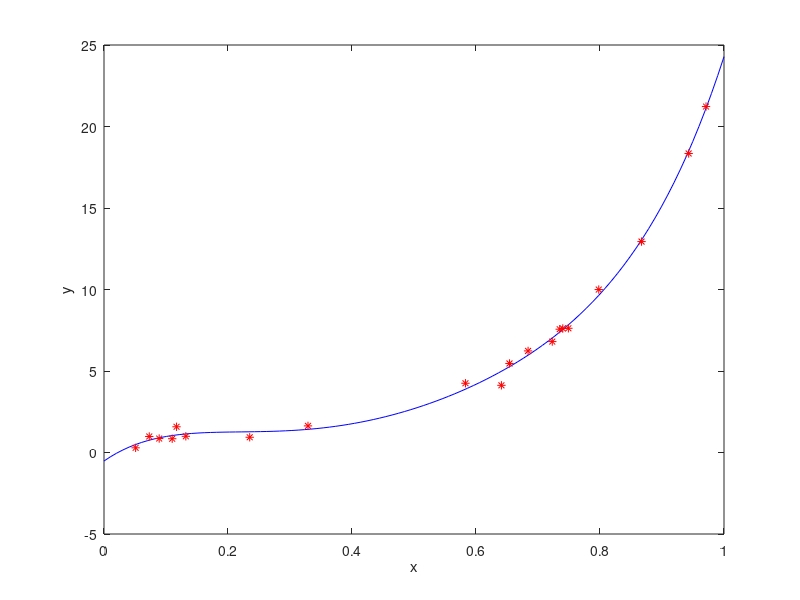

The MATLAB source for this figure:
data=load('input1.txt');
n=input('Enter Degree of Polynomial:');
order=size(data);
N=order(1);
A=zeros(n+1,n+2);

for i=1:n+1
 for j=1:n+1;
     sum=0;
     for k=1:N
         sum=sum+data(k,1)^(i+j-2);
     end
     A(i,j)=sum;
 end
end

for i=1:n+1;
    sum=0;
    for j=1:N
        sum=sum+data(j,2)*data(j,1)^(i-1);
    end
    A(i,n+2)= sum;
end


%% Gauss Elimination(with pivoting and scaling)

% Scaling
C=A;
for i=1:n+1
    maxr=max(C(i,:));
    C(i,:)=C(i,:)./maxr;  % making scaled matrix
end

% pivoting
for i = 1:n
    [maxc , m]= max(C(i:n+1,i)); % Pivoting according to scaled matrix
    m=m+i-1;
    A([i m],:)=A([m i],:);  
end


% forward substitution
for i = 1:n
   for j = i+1:n+1
       l(j,i) = A(j,i)/A(i,i);
       for k = i:n+2
           A(j,k) = A(j,k)-l(j,i)*A(i,k);
       end
   end
end

% backward elimination
x(n+1)=A(n+1,n+2)/A(n+1,n+1);

for i=1:n
    sum=0;
    for j=1:i
        sum=sum+A(n+1-i,n+2-j)*x(n+2-j);
    end
    x(n+1-i)=(A(n+1-i,n+2)-sum)/A(n+1-i,n+1-i);
end

Yavg=mean(data(:,2));
arr0=( (data(:,2)-Yavg).^2 );

s0=0;
for i=1:N
    s0=s0+arr0(i);
end 



for i=1:N
    sum=0;
    for j=1:n+1
        sum=sum+x(j)*data(i,1)^(j-1);
    end
    y(i,1)= sum;
end


arr1= ((data(:,2)-y(:,1)).^2);

s1=0;
for i=1:N
    s1=s1+arr1(i);
end

Rsqr=1-(s1/s0);



% plotting
range=linspace(0,1);
y=zeros(size(range));

for i=1:n+1
    y=y+x(i)*range.^(i-1);
end

plot(range,y,'b-');
hold on;
plot(data(:,1),data(:,2),'*r');xlabel('x');ylabel('y');

% printing output
   f = fopen('output.txt','wt');
   if n==1
       fprintf(f,'Linear : Coefficients   ');
       for j = 1:n+1
        fprintf(f,'%f   ',x(j));
       end
       fprintf(f,'\n:R-sq = %f',Rsqr);
   
   elseif n==2
       fprintf(f,'Quadratic : Coefficients   ');
       for j = 1:n+1
        fprintf(f,'%f   ',x(j));
       end
       fprintf(f,'\n:R-sq = %f',Rsqr);
       
   elseif n==3
       fprintf(f,'Cubic : Coefficients   ');
       for j = 1:n+1
        fprintf(f,'%f   ',x(j));
       end
       fprintf(f,'\n:R-sq = %f',Rsqr);
       
   elseif n==4
       fprintf(f,'Quartic : Coefficients   ');
       for j = 1:n+1
        fprintf(f,'%f   ',x(j));
       end
       fprintf(f,'\n:R-sq = %f',Rsqr);
       
   end
      
   fclose(f);
   disp('--------------See Output.txt for results------------');













    

